Frame 1 (no input): blank canvas, image omitted
Frame 60 (no input): blank canvas, image omitted
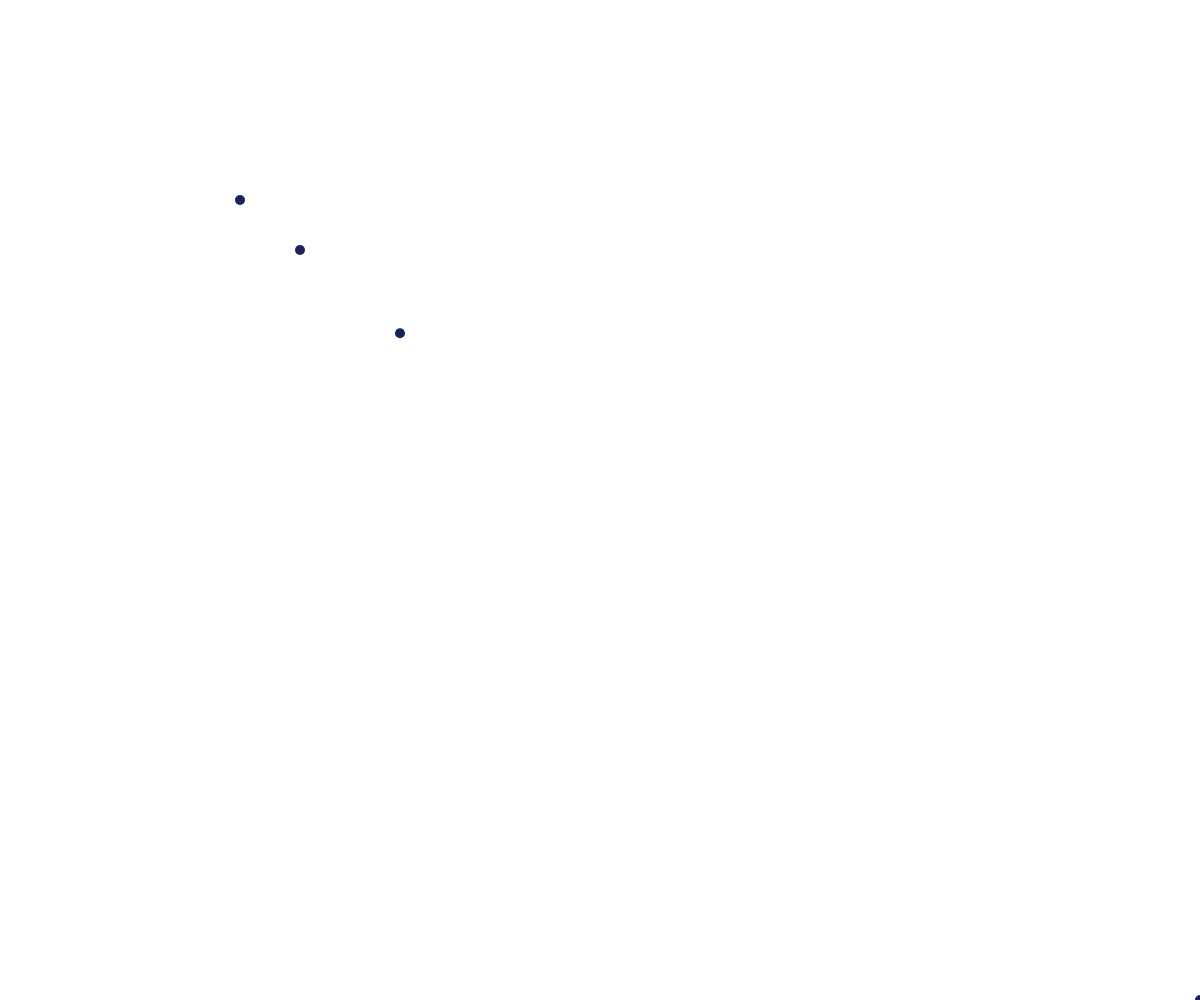
Frame 120 (the mouse pressed at the canvas centre since frame 60)

The p5.js sketch whose frames 1 and 60 were blank and that drew this single picture after the mouse press (run headless with seeded random() and noise() and a simulated clock; from frame 60 on, the mouse is pressed at the canvas centre):

// p5.js sketch
// ── sketch.js
function setup() {
createCanvas(windowWidth, windowHeight);
noStroke();
  fill(237, 34, 93);

  }
function draw(){

  clear();

  fill(237, 34, 93);

  let speed = abs(winMouseX - pwinMouseX);

  
if (mouseIsPressed) {

  fill(27, 34, 93);
  ellipse(windowWidth/1, windowHeight/1, 10 + speed * 5, 10 + speed * 5)

  ellipse(windowWidth/3, windowHeight/3, 10 + speed * 10, 10 + speed * 10)

  ellipse(windowWidth/4, windowHeight/4, 10 + speed * 15, 10 + speed * 15)

  ellipse(windowWidth/5, windowHeight/5, 10 + speed * 50, 10 + speed * 50)





  } else {
    ellipse(mouseX, mouseY, 10 + speed * 5, 10 + speed * 5)
  }

  print(mouseIsPressed);


  
}
